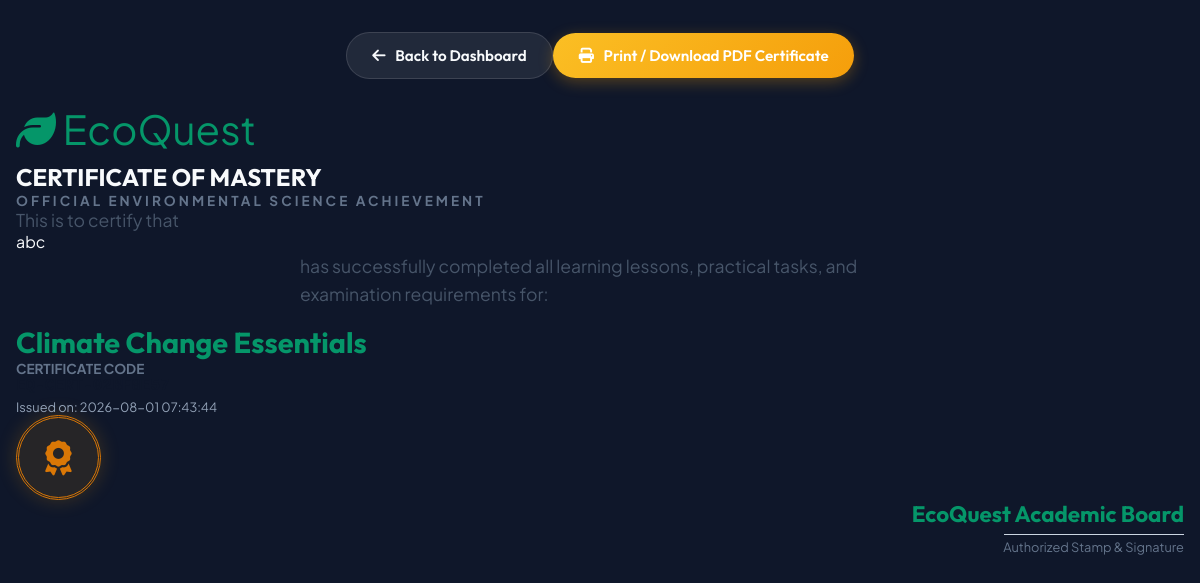
Screenshot of /certificate/2 (signed in) with the database file from the repository.
### tables this page shows
CREATE TABLE users (
    id INTEGER PRIMARY KEY AUTOINCREMENT,
    username TEXT UNIQUE NOT NULL,
    email TEXT UNIQUE NOT NULL,
    password_hash TEXT NOT NULL,
    role TEXT DEFAULT 'student', -- 'student' or 'admin'
    xp INTEGER DEFAULT 0,
    coins INTEGER DEFAULT 50,
    level INTEGER DEFAULT 1,
    streak_count INTEGER DEFAULT 1,
    last_login_date TEXT DEFAULT CURRENT_DATE,
    daily_reward_claimed INTEGER DEFAULT 0,
    avatar TEXT DEFAULT 'fa-user-astronaut',
    created_at TIMESTAMP DEFAULT CURRENT_TIMESTAMP
);

CREATE TABLE modules (
    id INTEGER PRIMARY KEY AUTOINCREMENT,
    title TEXT NOT NULL,
    category TEXT NOT NULL,
    description TEXT NOT NULL,
    image_icon TEXT DEFAULT 'fa-leaf',
    level_required INTEGER DEFAULT 1,
    xp_reward INTEGER DEFAULT 100,
    order_num INTEGER DEFAULT 1,
    created_at TIMESTAMP DEFAULT CURRENT_TIMESTAMP
);

CREATE TABLE certificates (
    id INTEGER PRIMARY KEY AUTOINCREMENT,
    user_id INTEGER NOT NULL,
    module_id INTEGER NOT NULL,
    certificate_code TEXT UNIQUE NOT NULL,
    issued_at TIMESTAMP DEFAULT CURRENT_TIMESTAMP,
    FOREIGN KEY(user_id) REFERENCES users(id) ON DELETE CASCADE,
    FOREIGN KEY(module_id) REFERENCES modules(id) ON DELETE CASCADE
);

### app.py (the view)
@app.route('/certificate/<int:cert_id>')
@login_required
def certificate(cert_id):
    db = get_db()
    cert = db.execute("""
        SELECT c.*, u.username, m.title as module_title, m.category
        FROM certificates c
        JOIN users u ON c.user_id = u.id
        JOIN modules m ON c.module_id = m.id
        WHERE c.id = ?
    """, (cert_id,)).fetchone()
    if not cert:
        flash('Certificate not found.', 'danger')
        return redirect(url_for('dashboard'))
    return render_template('certificate.html', cert=cert)

### app.py (called while the page is built)
def get_db():
    if 'db' not in g:
        g.db = sqlite3.connect(DATABASE_PATH)
        g.db.row_factory = sqlite3.Row
    return g.db

def login_required(f):
    @wraps(f)
    def decorated_function(*args, **kwargs):
        if 'user_id' not in session:
            flash('Please log in to access this feature.', 'warning')
            return redirect(url_for('login'))
        return f(*args, **kwargs)
    return decorated_function

@app.context_processor
def inject_user():
    if 'user_id' in session:
        db = get_db()
        user = db.execute("SELECT * FROM users WHERE id = ?", (session['user_id'],)).fetchone()
        return dict(current_user=user)
    return dict(current_user=None)

### templates/certificate.html (shortened to what this page needs)
<!DOCTYPE html>
<html lang="en">
<head>
    <link rel="stylesheet" href="https://cdnjs.cloudflare.com/ajax/libs/font-awesome/6.5.1/css/all.min.css">
    <link rel="stylesheet" href="{{ url_for('static', filename='css/style.css') }}">
    <link rel="stylesheet" href="{{ url_for('static', filename='css/dashboard.css') }}">
</head>
<body style="background: #0f172a; padding: 2rem 1rem;">
    <div class="no-print" style="max-width: 900px; margin: 0 auto 1.5rem; display: flex; justify-content: space-between; align-items: center;">
        <a href="{{ url_for('dashboard') }}" class="btn btn-secondary"><i class="fa-solid fa-arrow-left"></i> Back to Dashboard</a>
        <button onclick="window.print()" class="btn btn-gold"><i class="fa-solid fa-print"></i> Print / Download PDF Certificate</button>
    </div>
    <div class="certificate-frame">
        <div class="cert-header">
            <div style="font-size: 2.5rem; color: #059669; margin-bottom: 0.5rem;"><i class="fa-solid fa-leaf"></i> EcoQuest</div>
            <h2>CERTIFICATE OF MASTERY</h2>
            <p style="text-transform: uppercase; letter-spacing: 3px; font-weight: 700; color: #64748b; font-size: 0.85rem;">
                Official Environmental Science Achievement
            </p>
        </div>
        <div class="cert-body">
            <p style="font-size: 1.1rem; color: #475569;">This is to certify that</p>
            <div class="cert-name">{{ cert.username }}</div>
            <p style="font-size: 1.1rem; color: #475569; max-width: 600px; margin: 0 auto; line-height: 1.6;">
                has successfully completed all learning lessons, practical tasks, and examination requirements for:
            </p>
            <h3 style="font-size: 1.8rem; color: #059669; margin-top: 1rem; font-family: var(--font-heading);">
                {{ cert.module_title }}
            </h3>
        </div>
        <div class="cert-footer">
            <div style="text-align: left;">
                <div style="font-weight: 700; font-size: 0.85rem; color: #64748b;">CERTIFICATE CODE</div>
                <div style="font-family: monospace; font-weight: 700; font-size: 1rem; color: #0f172a;">{{ cert.certificate_code }}</div>
                <div style="font-size: 0.8rem; color: #94a3b8; margin-top: 0.25rem;">Issued on: {{ cert.issued_at }}</div>
            </div>
            <div style="width: 85px; height: 85px; border-radius: 50%; border: 3px double #d97706; background: rgba(245,158,11,0.1); display: flex; align-items: center; justify-content: center; color: #d97706; font-size: 2.2rem; box-shadow: 0 0 20px rgba(245, 158, 11, 0.2);">
                <i class="fa-solid fa-award"></i>
            </div>
            <div style="text-align: right;">
                <div style="font-family: 'Outfit', cursive; font-size: 1.4rem; color: #059669; font-weight: 700;">EcoQuest Academic Board</div>
                <div style="border-top: 1px solid #cbd5e1; width: 180px; margin-top: 0.4rem; margin-left: auto;"></div>
                <div style="font-size: 0.8rem; color: #64748b; margin-top: 0.25rem;">Authorized Stamp & Signature</div>
            </div>
        </div>
    </div>
</body>
</html>

### static/css/style.css (style rules this page uses)
:root { --bg-primary: #0b132b; --bg-secondary: #1c2541; --bg-card: rgba(28, 37, 65, 0.65); --bg-card-hover: rgba(30, 41, 75, 0.85); --glass-border: rgba(255, 255, 255, 0.12); --glass-shadow: 0 8px 32px 0 rgba(0, 0, 0, 0.37); --text-primary: #f8fafc; --text-secondary: #94a3b8; --text-muted: #64748b; --emerald-primary: #10b981; --emerald-hover: #059669; --ocean-primary: #0284c7; --ocean-hover: #0369a1; --gold-coin: #f59e0b; --flame-orange: #f97316; --accent-gradient: linear-gradient(135deg, #10b981 0%, #0284c7 100%); --gold-gradient: linear-gradient(135deg, #fbbf24 0%, #f59e0b 100%); --flame-gradient: linear-gradient(135deg, #f97316 0%, #ef4444 100%); --accent-glow: rgba(16, 185, 129, 0.25); --success: #10b981; --warning: #f59e0b; --danger: #ef4444; --info: #3b82f6; --radius-sm: 8px; --radius-md: 14px; --radius-lg: 22px; --radius-full: 9999px; --font-heading: 'Outfit', sans-serif; --font-body: 'Plus Jakarta Sans', sans-serif; --transition: all 0.3s cubic-bezier(0.4, 0, 0.2, 1); }
* { margin: 0; padding: 0; box-sizing: border-box; }
body { font-family: var(--font-body); background: var(--bg-primary); background-image: radial-gradient(at 0% 0%, rgba(16, 185, 129, 0.15) 0px, transparent 50%), radial-gradient(at 100% 100%, rgba(2, 132, 199, 0.15) 0px, transparent 50%), radial-gradient(at 50% 50%, rgba(245, 158, 11, 0.05) 0px, transparent 60%); color: var(--text-primary); min-height: 100vh; display: flex; flex-direction: column; overflow-x: hidden; transition: background-color 0.4s ease; }
h1, h2, h3, h4, h5, h6 { font-family: var(--font-heading); font-weight: 700; color: var(--text-primary); line-height: 1.25; }
a { color: var(--emerald-primary); text-decoration: none; transition: var(--transition); }
.btn { display: inline-flex; align-items: center; justify-content: center; gap: 0.6rem; padding: 0.8rem 1.6rem; font-family: var(--font-heading); font-size: 0.95rem; font-weight: 600; border-radius: var(--radius-full); border: none; cursor: pointer; transition: var(--transition); text-decoration: none; }
.btn-gold { background: var(--gold-gradient); color: #ffffff; box-shadow: 0 4px 15px rgba(245, 158, 11, 0.3); }
.btn-secondary { background: rgba(255, 255, 255, 0.08); color: var(--text-primary); border: 1px solid var(--glass-border); }

### rows the page displays
users: username "abc"
modules: module_title "Climate Change Essentials"
certificates: issued_at "2026-08-01 07:43:44"
